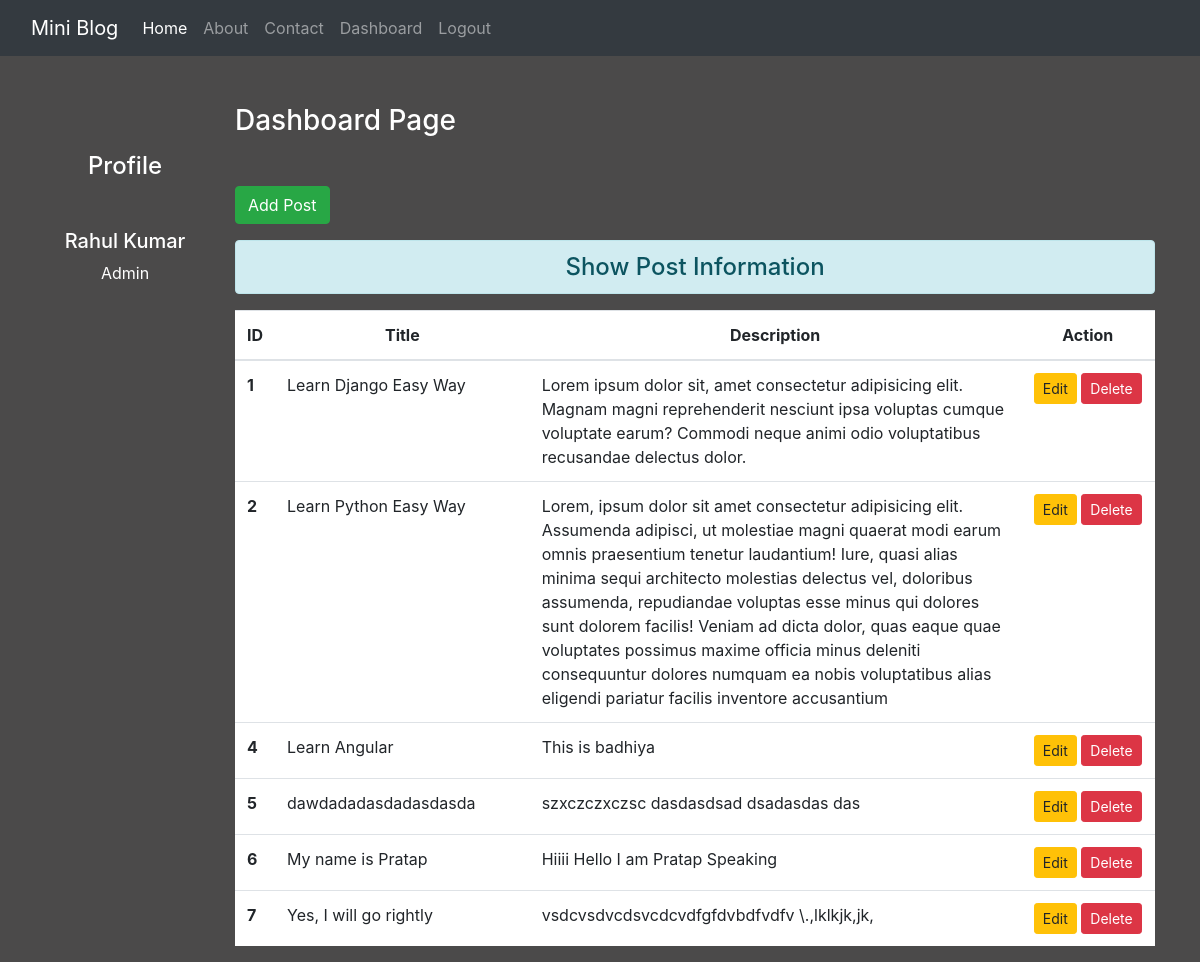
The page /dashboard/ (signed in) on the database its author committed.
### blog/models.py (models this page shows)
class Post(models.Model):
 title = models.CharField(max_length=150)
 desc = models.TextField()

### blog/views.py (the view)
# urls.py: path('dashboard/', views.dashboard, name='dashboard'),
def dashboard(request):
 if request.user.is_authenticated:
  posts = Post.objects.all()
  user = request.user
  full_name = user.get_full_name()
  gps = user.groups.all()
  return render(request, 'blog/dashboard.html', {'posts':posts, 'full_name':full_name, 'groups':gps})
 else:
  return HttpResponseRedirect('/login/')

### blog/templates/blog/dashboard.html (shortened to what this page needs)
{% extends 'blog/base.html' %}
{% load static %}
{% block side %}
<div class="col-sm-2 text-white my-5 text-center">
  <h4 class="my-5">Profile</h4>
  <h5>{{full_name}}</h5>
  {% for group in groups %}
    <p>{{group.name}}</p>
  {% endfor %}
</div>
{% endblock side %}
{% block content %}
<div class="col-sm-10">
 <h3 class="text-white my-5">Dashboard Page</h3>
 <a href="{% url 'addpost' %}" class="btn btn-success">Add Post</a>
 <h4 class="text-center alert alert-info mt-3">Show Post Information</h4>
  {% if posts %}
   <table class="table table-hover bg-white">
     <thead>
       <tr class="text-center">
         <th scope="col" style="width:2%">ID</th>
         <th scope="col" style="width:28%">Title</th>
         <th scope="col" style="width:55%">Description</th>
         <th scope="col" style="width:15%">Action</th>
       </tr>
     </thead>
     <tbody>
      {% for post in posts %}
       <tr>
         <th scope="row">{{post.id}}</th>
         <td>{{post.title}}</td>
         <td>{{post.desc}}</td>
         <td class="text-center">
          <a href="{% url 'updatepost' post.id %}" class="btn btn-warning btn-sm">Edit</a>
          {% if perms.blog.delete_post %}
          <form action="{% url 'deletepost' post.id %}" method="post" class="d-inline"> {% csrf_token %}
          <input type="submit" class="btn btn-danger btn-sm" value="Delete">
         </form>
         {% endif %}
         </td>
       </tr>
      {% endfor %}
     </tbody>
   </table>
  {% else %}
   <h4 class="text-center alert alert-warning">No Records</h4>
  {% endif %}
</div>
{% endblock content %}

### blog/static/blog/css/style.css (style rules this page uses)
body { background-color: rgb(75, 74, 74); color: antiquewhite; }

### rows shown on the page
Post: id "1", title "Learn Django Easy Way", desc "Lorem ipsum dolor sit, amet consectetur adipisicing elit. Magnam magni reprehenderit nesciunt ipsa voluptas cumque voluptate earum? Commodi neque animi odio voluptatibus recusandae delectus dolor."
Post: id "2", title "Learn Python Easy Way", desc "Lorem, ipsum dolor sit amet consectetur adipisicing elit. Assumenda adipisci, ut molestiae magni quaerat modi earum omnis praesentium tenetur laudantium! Iure, quasi alias minima sequi architecto molestias delectus vel, doloribus assumenda, repudiandae voluptas esse minus qui dolores sunt dolorem facilis! Veniam ad dicta dolor, quas eaque quae voluptates possimus maxime officia minus deleniti consequuntur dolores numquam ea nobis voluptatibus alias eligendi pariatur facilis inventore accusantium"
Post: id "4", title "Learn Angular", desc "This is badhiya"
Post: id "5", title "dawdadadasdadasdasda", desc "szxczczxczsc dasdasdsad dsadasdas das"
Post: id "6", title "My name is Pratap", desc "Hiiii Hello I am Pratap Speaking"
Post: id "7", title "Yes, I will go rightly", desc "vsdcvsdvcdsvcdcvdfgfdvbdfvdfv \\.,lklkjk,jk,"

### other values the page prints
{{ full_name }} "Rahul Kumar"
{{ group.name }} "Admin"
